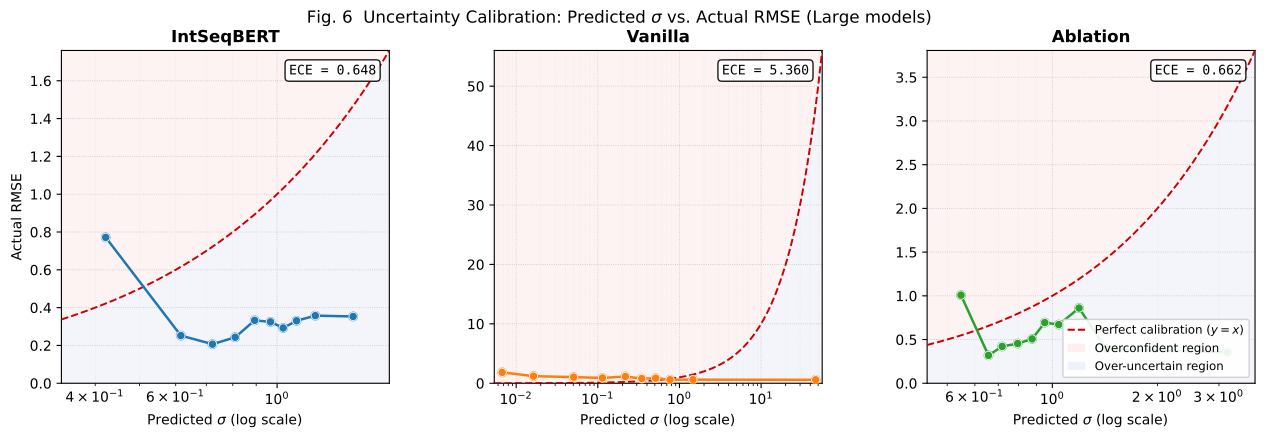

The Python source for this figure:
"""
Fig.6 校正曲線（Uncertainty Calibration）
CICM 2026 paper — Figure 6

X軸: 予測不確かさ σ（Mean over bin）
Y軸: 実際の RMSE（bin 内の実測誤差）
y=x: 完全校正線
上側(赤): 過信（underpredicted σ）、下側(青): 過大推定（overpredicted σ）

3 パネル構成（IntSeqBERT / Vanilla / Ablation、Large モデル）。
Vanilla は σ レンジが極端に広い（0 → 46）ので X 軸をログスケールに統一。

データ: checkpoints/large_std/{model}/analysis/magnitude/calibration_data.csv
       checkpoints/large_std/{model}/analysis/magnitude/overall_metrics.csv

出力: experiment/cicm2026/fig6_calibration.pdf
      experiment/cicm2026/fig6_calibration.png
"""

from pathlib import Path
import numpy as np
import pandas as pd
import matplotlib
matplotlib.use("Agg")
import matplotlib.pyplot as plt
import matplotlib.ticker as ticker

# ── パス設定 ──────────────────────────────────────────────────────────────
REPO_ROOT = Path(__file__).resolve().parents[2]
CKPT      = REPO_ROOT / "checkpoints" / "large_std"
OUT_DIR   = Path(__file__).resolve().parent

MODELS  = ["intseq", "vanilla", "ablation"]
LABELS  = {"intseq": "IntSeqBERT", "vanilla": "Vanilla", "ablation": "Ablation"}
COLORS  = {"intseq": "#1f77b4", "vanilla": "#ff7f0e", "ablation": "#2ca02c"}

# ── データ読み込み ────────────────────────────────────────────────────────
def load_cal(model: str):
    cal_path  = CKPT / model / "analysis" / "magnitude" / "calibration_data.csv"
    met_path  = CKPT / model / "analysis" / "magnitude" / "overall_metrics.csv"
    cal_df = pd.read_csv(cal_path)
    metrics = pd.read_csv(met_path).iloc[0]
    return cal_df, float(metrics["ece"])

# ── プロット ──────────────────────────────────────────────────────────────
fig, axes = plt.subplots(1, 3, figsize=(13, 4.5))
fig.subplots_adjust(left=0.07, right=0.99, top=0.88, bottom=0.14, wspace=0.32)

for ax, model in zip(axes, MODELS):
    cal_df, ece = load_cal(model)
    x = cal_df["mean_sigma"].values.astype(float)
    y = cal_df["rmse"].values.astype(float)

    # ── 共通軸レンジ: 最小・最大 ─────────────────────────────────────
    x_lo = max(1e-3, x.min() * 0.8)
    x_hi = x.max() * 1.2
    y_lo = 0.0
    y_hi = max(x_hi, y.max() * 1.1)   # y=x 線が見えるよう x_hi まで確保

    # ── 完全校正線 (y=x) ─────────────────────────────────────────────
    xs = np.logspace(np.log10(x_lo), np.log10(x_hi), 300)
    ax.plot(xs, xs, color="#cc0000", linestyle="--", linewidth=1.4,
            label="Perfect ($y=x$)", zorder=3)

    # ── 過信・過大推定の背景 ──────────────────────────────────────────
    ax.fill_between(xs, xs, y_hi, color="#fde8e8", alpha=0.55,
                    zorder=0, label="Overconfident")
    ax.fill_between(xs, 0,  xs,  color="#e8edf8", alpha=0.55,
                    zorder=0, label="Over-uncertain")

    # ── 校正曲線 ─────────────────────────────────────────────────────
    ax.plot(x, y, color=COLORS[model], linewidth=1.8,
            marker="o", markersize=6, zorder=4,
            label=LABELS[model])
    # マーカーだけ白縁
    ax.scatter(x, y, color=COLORS[model], s=36, edgecolors="white",
               linewidths=0.6, zorder=5)

    # ── ECE アノテーション ────────────────────────────────────────────
    ax.text(0.96, 0.96,
            f"ECE = {ece:.3f}",
            transform=ax.transAxes, ha="right", va="top",
            fontsize=9.5, family="monospace",
            bbox=dict(boxstyle="round,pad=0.3", fc="white", alpha=0.9),
            zorder=6)

    # ── 軸設定 ───────────────────────────────────────────────────────
    ax.set_xscale("log")
    ax.set_xlim(x_lo, x_hi)
    ax.set_ylim(y_lo, y_hi)
    ax.set_title(LABELS[model], fontsize=12, fontweight="bold")
    ax.set_xlabel(r"Predicted $\sigma$ (log scale)", fontsize=10)
    ax.grid(which="major", linestyle=":", linewidth=0.6, alpha=0.7)
    ax.grid(which="minor", linestyle=":", linewidth=0.3, alpha=0.4)

axes[0].set_ylabel("Actual RMSE", fontsize=10)

# ── 凡例（右パネル内） ────────────────────────────────────────────────────
# 共通凡例: 完全校正線 / 過信 / 過大推定だけ最右パネルに出す
handles = [
    plt.Line2D([0], [0], color="#cc0000", linestyle="--", linewidth=1.4,
               label="Perfect calibration ($y=x$)"),
    plt.Rectangle((0, 0), 1, 1, fc="#fde8e8", alpha=0.7,
                  label="Overconfident region"),
    plt.Rectangle((0, 0), 1, 1, fc="#e8edf8", alpha=0.7,
                  label="Over-uncertain region"),
]
axes[2].legend(handles=handles, loc="lower right", fontsize=8.5,
               framealpha=0.9, handlelength=1.5)

fig.suptitle(
    r"Fig. 6  Uncertainty Calibration: Predicted $\sigma$ vs. Actual RMSE (Large models)",
    fontsize=12, y=0.97,
)

# ── 保存 ──────────────────────────────────────────────────────────────────
for ext in ("pdf", "png"):
    out_path = OUT_DIR / f"fig6_calibration.{ext}"
    fig.savefig(out_path, dpi=200, bbox_inches="tight")
    print(f"Saved: {out_path}")

plt.close(fig)
